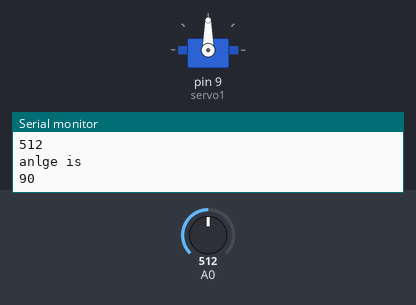
Bench run of a sketch on a simulated Arduino Uno, built with avr-gcc and run on an emulated ATmega328P. Shown: servo, the last lines printed to the serial monitor. The test bench sets the inputs (shaded band); at power-on: A0 = 512.

Above: at 1.2 s.
1.3 s: A0 set to 716
At 2.1 s:
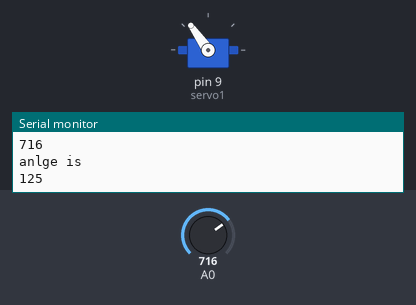
2.9 s: A0 set to 900
At 3.6 s:
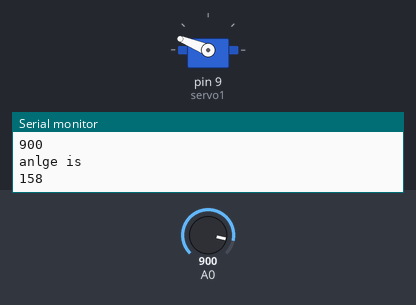
4.5 s: A0 set to 1023
At 5.0 s:
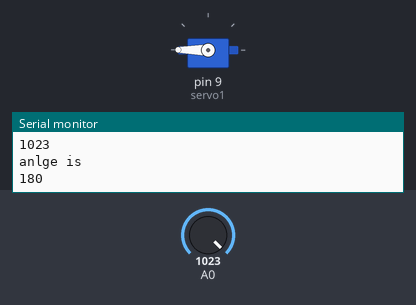
6.1 s: A0 set to 306
At 6.5 s:
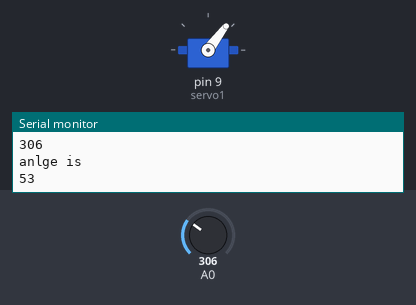
7.7 s: A0 set to 122
At 9.0 s:
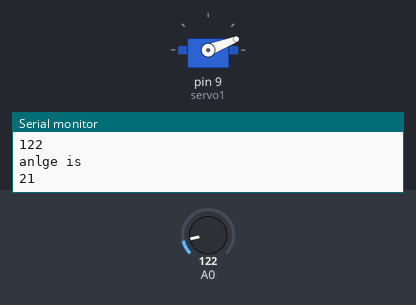
9.3 s: A0 set to 0
At 10.6 s:
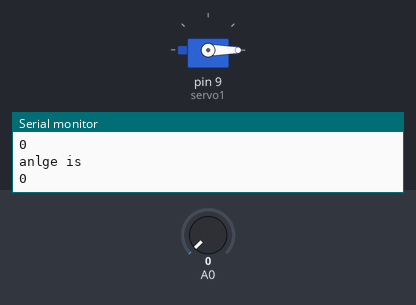
Timing chart, 0 to 11.9 s (numbered marks = the images above; inputs shaded):
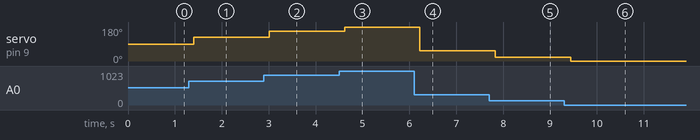

Measured:
- after the input at 1.3 s, servo on pin 9 (servo1): 90° → 125° after 0.11 s
- after the input at 2.9 s, servo on pin 9 (servo1): 125° → 158° after 0.11 s
- after the input at 4.5 s, servo on pin 9 (servo1): 158° → 180° after 0.12 s
- after the input at 6.1 s, servo on pin 9 (servo1): 180° → 53° after 0.13 s
- after the input at 7.7 s, servo on pin 9 (servo1): 53° → 21° after 0.13 s
- after the input at 9.3 s, servo on pin 9 (servo1): 21° → 0° after 0.14 s

The sketch:

LDR_servo.ino
```cpp
#include<Servo.h> //include the servo library

Servo servo1; //create a servo object called servo1
int pos = 0;    // variable to store the servo position
int motorspeed = 1;
void setup() {
  Serial.begin(9600);
  servo1.attach(9); // set the servo pin, pin 9, as an servo output pin
  pinMode(A0,INPUT);
  pinMode(9,OUTPUT);
}

void loop (){
  //read the light value from photresistor
  int lightValue =  analogRead(A0);
  Serial.println("Light Intensity is");
  Serial.println(lightValue);

  lightValue = map(lightValue,0,1023,0,180);
  Serial.println("anlge is");
  Serial.println(lightValue);

  servo1.write(lightValue);

  delay(200);
}
```
